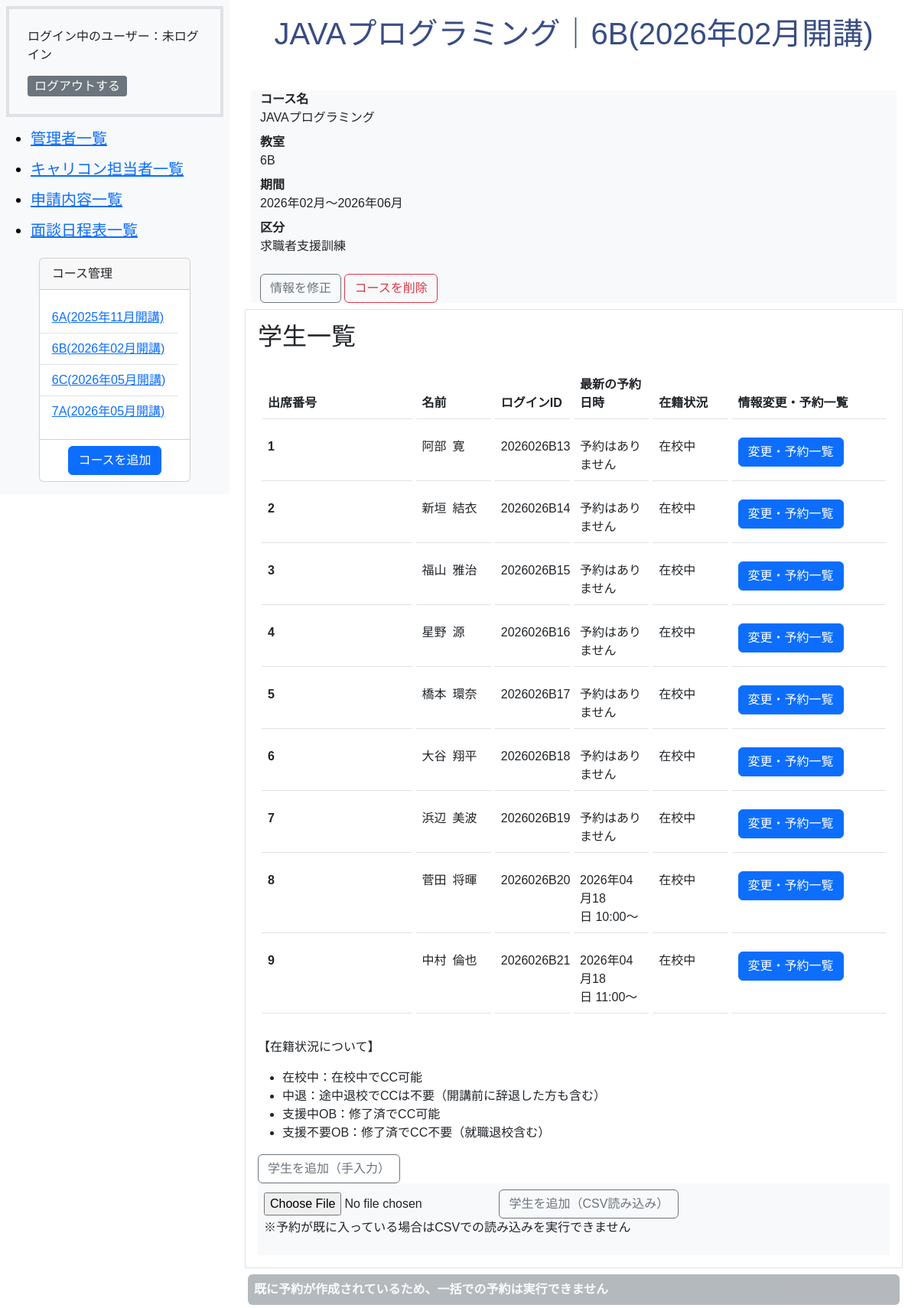
The app's page /admin/student.php?course_id=2 with its own data.
### tables this page shows
CREATE TABLE `m_courses` (
  `id` int(11) NOT NULL,
  `name` varchar(255) NOT NULL,
  `start_date` date NOT NULL,
  `end_date` date NOT NULL,
  `course_type` int(11) NOT NULL,
  `classroom_id` int(11) NOT NULL,
  `is_deleted` tinyint(1) NOT NULL DEFAULT 0,
  `created_at` datetime NOT NULL DEFAULT current_timestamp(),
  `updated_at` datetime NOT NULL DEFAULT current_timestamp() ON UPDATE current_timestamp()
);

CREATE TABLE `m_classrooms` (
  `id` int(11) NOT NULL,
  `name` varchar(255) NOT NULL,
  `created_at` datetime NOT NULL DEFAULT current_timestamp(),
  `updated_at` datetime NOT NULL DEFAULT current_timestamp() ON UPDATE current_timestamp()
);

CREATE TABLE `m_students` (
  `id` int(11) NOT NULL,
  `student_no` int(11) NOT NULL,
  `last_name` varchar(255) NOT NULL,
  `first_name` varchar(255) NOT NULL,
  `login_id` varchar(255) NOT NULL,
  `password` varchar(255) NOT NULL,
  `course_id` int(11) NOT NULL,
  `enrollment_id` int(11) NOT NULL,
  `is_deleted` tinyint(1) NOT NULL DEFAULT 0,
  `created_at` datetime NOT NULL DEFAULT current_timestamp(),
  `updated_at` datetime NOT NULL DEFAULT current_timestamp() ON UPDATE current_timestamp()
);

### includes/functions.php (called while the page is built, shortened)
<?php
function db_connect()
{
    try {
        $dsn = 'mysql:dbname=' . DB_NAME . ';host=' . DB_HOST . ';charset=utf8mb4';
        $db = new PDO($dsn, DB_USER, DB_PASS);
        $db->setAttribute(PDO::ATTR_ERRMODE, PDO::ERRMODE_EXCEPTION);
        $db->setAttribute(PDO::ATTR_EMULATE_PREPARES, false);
        $db->setAttribute(PDO::ATTR_DEFAULT_FETCH_MODE, PDO::FETCH_ASSOC);
        return $db;
    } catch (PDOException $e) {
        exit('DB接続エラー: ' . $e->getMessage());
    }
}
function h($string)
{
    return htmlspecialchars($string, ENT_QUOTES, 'UTF-8');
}
function format_date($datetime, $type)
{
    $format_types = [
        1 => 'Y年m月d日 H:i:s',
        2 => 'Y年m月',
        3 => 'm月d日',
        4 => 'Y年m月d日',
        5 => 'Y',
        6 => 'm',
    ];
    return date($format_types[$type], strtotime($datetime));
}
function get_classrooms_list()
{
    $room = array();
    try {
        $db = db_connect();
        $sql = 'SELECT * FROM m_classrooms';
        $stmt = $db->prepare($sql);
        $stmt->execute();
        $result = $stmt->fetchAll(PDO::FETCH_ASSOC);
        foreach ($result as $row) {
            $room[$row['id']] = $row['name'];
        }
        return $room;
    } catch (PDOException $e) {
        exit('エラー: ' . $e->getMessage());
    }
}
function get_enrollments_list()
{
    $enrollments_types = array();
    try {
        $db = db_connect();
        $sql = 'SELECT * FROM m_enrollments';
        $stmt = $db->prepare($sql);
        $stmt->execute();
        $result = $stmt->fetchAll(PDO::FETCH_ASSOC);
        foreach ($result as $row) {
            $enrollments_types[$row['id']] = $row['name'];
        }
        return $enrollments_types;
    } catch (PDOException $e) {
        exit('エラー: ' . $e->getMessage());
    }
}
function get_slot_list()
{
    $slot_time = [
        0 => '10:00～',
        1 => '11:00～',
        2 => '12:00～',
        3 => '14:00～',
        4 => '15:00～',
        5 => '16:00～',
    ];
    return $slot_time;
}

### admin/student.php (the view, shortened to what this page needs)
<?php
require_once __DIR__ . '/../includes/functions.php';
$db = db_connect();
$course_id = htmlspecialchars($_GET['course_id']);
try {
    $sql = 'SELECT * FROM m_courses WHERE m_courses.id  = :course_id AND m_courses.is_deleted = 0';
    $stmt = $db->prepare($sql);
    $stmt->bindParam(':course_id', $course_id, PDO::PARAM_INT);
    $stmt->execute();
    $result = $stmt->fetch(PDO::FETCH_ASSOC);
    $sql = 'SELECT * FROM m_students WHERE m_students.course_id  = :course_id AND m_students.is_deleted = 0';
    $stmt = $db->prepare($sql);
    $stmt->bindParam(':course_id', $course_id, PDO::PARAM_INT);
    $stmt->execute();
    $student_result = $stmt->fetchAll(PDO::FETCH_ASSOC);
    $sql = 'SELECT carcon_reservation_details.student_id as student_id,carcon_reservation_details.meeting_type as meeting_type,carcon_reservation_details.slot_index as slot_index,carcon_lines.date as date FROM carcon_reservation_details INNER JOIN carcon_reservations ON carcon_reservation_details.id = carcon_reservations.carcon_reservation_detail_id INNER JOIN carcon_lines ON carcon_lines.id = carcon_reservations.carcon_line_id WHERE carcon_reservations.is_deleted = 0 ORDER BY carcon_lines.date DESC';
    $stmt = $db->prepare($sql);
    $stmt->execute();
    $reservation_result = $stmt->fetchAll(PDO::FETCH_ASSOC);
    $checkSql = "SELECT 1 FROM carcon_reservations r INNER JOIN carcon_reservation_details d ON r.carcon_reservation_detail_id = d.id INNER JOIN m_students s ON d.student_id = s.id WHERE s.course_id = :course_id LIMIT 1";
    $checkStmt = $db->prepare($checkSql);
    $checkStmt->bindValue(':course_id', $course_id, PDO::PARAM_INT);
    $checkStmt->execute();
    $alreadyExists = $checkStmt->fetch() ? true : false;
} catch (PDOException $e) {
    exit('エラー:' . $e->getMessage());
}
$type = get_course_types_list();
$room = get_classrooms_list();
?>
<!DOCTYPE html>
<html lang="ja">
<head>
    <link href="https://cdn.jsdelivr.net/npm/bootstrap@5.3.0/dist/css/bootstrap.min.css" rel="stylesheet">
    <link rel="stylesheet" href="../css/style.css">
</head>
<body class="admin-wrapper">
    <?php
    require dirname(__FILE__) . '/sidebar.php';
    ?>
    <section class="admin-main-wrapper">
        <h1><?php echo h($result['name']) ?>｜<?php echo h($room[$result['classroom_id']]) ?>(<?php echo h(format_date($result['start_date'], 2)) ?>開講)</h1>
        <form class="row card-body bg-light m-2" action="./course_del_do.php" method="post" onsubmit="return confirm('このコースを削除してよろしいですか？')">
            <dl>
                <dt class="col-sm-3">コース名</dt>
                <dd class="col-sm-9"><?php echo h($result['name']) ?></dd>
                <dt class="col-sm-3">教室</dt>
                <dd class="col-sm-9"><?php echo h($room[$result['classroom_id']]) ?></dd>
                <dt class="col-sm-3">期間</dt>
                <dd class="col-sm-9"><?php echo h(format_date($result['start_date'], 2)) ?>～<?php echo h(format_date($result['end_date'], 2)) ?></dd>
                <dt class="col-sm-3">区分</dt>
                <dd class="col-sm-9"><?php echo h($type[$result['course_type']]) ?></dd>
            </dl>
            <div>
                <a href="./course_edit.php?course_id=<?php echo h($result['id']) ?>" class="btn btn-outline-secondary  d-inline-block">情報を修正</a>
                <input type="submit" class="btn btn-outline-danger d-inline-block" value="コースを削除">
            </div>
        </form>
        <div class="border p-3 mt-2 mb-2">
            <h2>学生一覧</h2>
            <table class="table table-hover">
                <thead>
                    <tr>
                        <th scope="col">出席番号</th>
                        <th scope="col">名前</th>
                        <th scope="col">ログインID</th>
                        <th scope="col">最新の予約日時</th>
                        <th scope="col">在籍状況</th>
                        <th scope="col" colspan="2">情報変更・予約一覧</th>
                    </tr>
                </thead>
                <tbody>
                    <?php
                    $enrollments = get_enrollments_list();
                    ?>
                    <?php
                    $slot = get_slot_list();
                    foreach ($student_result as $student):
                    ?>
                        <tr>
                            <th scope="row"><?php echo h($student['student_no']) ?></th>
                            <td><?php echo h($student['last_name']) ?>&ensp;<?php echo h($student['first_name']) ?></td>
                            <td><?php echo h($student['login_id']) ?></td>
                            <td>
                                <?php if (!empty($reservation_result)): ?>
                                    <?php foreach ($reservation_result as $reserve): ?>
                                        <?php $text = "予約はありません" ?>
                                        <?php if ($student['id'] == $reserve['student_id']): ?>
                                            <?php $text = h(format_date($reserve['date'], 4)) . "&nbsp;" . h($slot[$reserve['slot_index']]) ?>
                                            <?php break;  ?>
                                        <?php endif; ?>
                                    <?php endforeach; ?>
                                    <?php echo $text; ?>
                                <?php else: ?>
                                    予約はありません
                                <?php endif; ?>
                            </td>
                            <td><?php echo h($enrollments[$student['enrollment_id']]) ?></td>
                            <td colspan="2"><a href="./student_edit.php?student_id=<?php echo h($student['id']) ?>" class="btn btn-primary d-inline-block">変更・予約一覧</a></td>
                        </tr>
                    <?php endforeach; ?>
                </tbody>
            </table>
            <p>【在籍状況について】</p>
            <ul>
                <li>在校中：在校中でCC可能</li>
                <li>中退：途中退校でCCは不要（開講前に辞退した方も含む）</li>
                <li>支援中OB：修了済でCC可能</li>
                <li>支援不要OB：修了済でCC不要（就職退校含む）</li>
            </ul>
            <a href="./student_add.php?course_id=<?php echo h($course_id) ?>" class="btn btn-outline-secondary  d-inline-block">学生を追加（手入力）</a>
            <form action="student_import_do.php" method="post" enctype="multipart/form-data" class="card-body bg-light p-2">
                <input type="file" name="csv_file" accept=".csv" required>
                <button type="submit" class="btn btn-outline-secondary  d-inline-block">学生を追加（CSV読み込み）</button>
                <p>※予約が既に入っている場合はCSVでの読み込みを実行できません</p>
            </form>
        </div>
        <?php if ($result['course_type'] == 1): ?>
            <p class="opacity-50 p-2 m-1 bg-secondary text-light fw-bold rounded">対象のコースではないため、一括での予約は実行できません</p>
        <?php elseif (!$alreadyExists): ?>
            <a href="./required_add.php?course_id=<?php echo h($result['id']) ?>" class="btn btn-outline-secondary d-inline-block mt-2 mb-2">必須キャリコンの一括予約</a>
        <?php else: ?>
            <p class="opacity-50 p-2 m-1 bg-secondary text-light fw-bold rounded">既に予約が作成されているため、一括での予約は実行できません</p>
        <?php endif; ?>
    </section>
</body>
</html>

### admin/sidebar.php (shortened to what this page needs)
<?php
$sql = "SELECT m_courses.id as course_id,m_courses.name as courses_name, m_courses.is_deleted as m_courses_is_deleted,start_date,m_classrooms.name as classroom_name FROM m_courses INNER JOIN m_classrooms ON m_courses.classroom_id = m_classrooms.id  ORDER BY start_date ASC";
$stmt = $db->prepare($sql);
$stmt->execute();
$course_list = $stmt->fetchAll(PDO::FETCH_ASSOC);
?>
<aside class="admin-sidebar-wrapper bg-light p-2">
    <div class="p-4 border border-4">
        <p class="fs-6">ログイン中のユーザー：<?php echo isset($_SESSION['login_admin_id']) ? $_SESSION['staff_name'] : "未ログイン"; ?></p>
        <a href="./logout.php" class="btn btn-secondary btn-sm fs-6 d-inline">ログアウトする</a>
    </div>
    <nav class="navbar navbar-light bg-light">
        <ul>
            <li class="navbar-brand"><a href="staff.php">管理者一覧</a></li>
            <li class="navbar-brand"><a href="carcon_staff.php">キャリコン担当者一覧</a></li>
            <li class="navbar-brand"><a href="index.php">申請内容一覧</a></li>
            <li class="navbar-brand"><a href="schedule.php">面談日程表一覧</a></li>
        </ul>
        <div id="course" class="card pb-2  m-auto">
            <p class="card-header">コース管理</p>
            <ul class="card-body list-group list-group-flush mb-2">
                <?php
                foreach ($course_list as $course):
                ?>
                    <?php if ($course['m_courses_is_deleted'] == 0): ?>
                        <li class="list-group-item"><a href="student.php?course_id=<?php echo h($course['course_id']) ?>"><?php echo h($course['classroom_name']) ?>(<?php echo h(format_date($course['start_date'], 2)) ?>開講)</a></li>
                    <?php endif; ?>
                <?php endforeach; ?>
            </ul>
            <a href="course_add.php" class="btn btn-primary m-auto">コースを追加</a>
        </div>
    </nav>
</aside>

### css/style.css (style rules this page uses)
.admin-wrapper { display: flex; }
.admin-sidebar-wrapper { width: max(300px, 20%); }
.admin-main-wrapper { width: 80%; padding-inline: 20px; padding-block-start: 20px; margin-inline-start: max(300px, 20%); ; }
aside { position: fixed; }
body { font-family: 'LINE Seed JP', sans-serif; }
table { border-collapse: separate; border-spacing: 5px 16px; table-layout: fixed; width: 100%; }
table td, table th { padding: 1.0rem 0.6rem; }
th:first-child, td:first-child { width: 25%; }
h1 { text-align: center; color: #394C84; margin-bottom: 50px; }
.btn { display: flex; justify-content: space-between; align-items: end; white-space: nowrap; }
.navbar { background-color: #F6F8FB; }

### records on screen
m_courses: classroom.name "6A", start_date "2025年11月"
m_courses: classroom.name "6B", start_date "2026年02月", name "JAVAプログラミング", classroom "6B", format_date($result['start_date'], 2) "2026年02月", end_date "2026年06月", course_type "求職者支援訓練"
m_courses: classroom.name "6C", start_date "2026年05月"
m_courses: classroom.name "7A", start_date "2026年05月"
m_students: student_no "1", last_name "阿部", first_name "寛", login "2026026B13", text "予約はありません", enrollment "在校中"
m_students: student_no "2", last_name "新垣", first_name "結衣", login "2026026B14", text "予約はありません", enrollment "在校中"
m_students: student_no "3", last_name "福山", first_name "雅治", login "2026026B15", text "予約はありません", enrollment "在校中"
m_students: student_no "4", last_name "星野", first_name "源", login "2026026B16", text "予約はありません", enrollment "在校中"
m_students: student_no "5", last_name "橋本", first_name "環奈", login "2026026B17", text "予約はありません", enrollment "在校中"
m_students: student_no "6", last_name "大谷", first_name "翔平", login "2026026B18", text "予約はありません", enrollment "在校中"
m_students: student_no "7", last_name "浜辺", first_name "美波", login "2026026B19", text "予約はありません", enrollment "在校中"
m_students: student_no "8", last_name "菅田", first_name "将暉", login "2026026B20", text "2026年04月18日 10:00～", enrollment "在校中"
m_students: student_no "9", last_name "中村", first_name "倫也", login "2026026B21", text "2026年04月18日 11:00～", enrollment "在校中"
